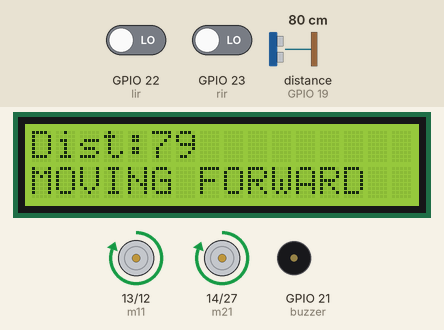
This sketch was run on a simulated ESP32. Shown: 16×2 character LCD, motor-driver pin pairs drawn as motors (green arrow = first pin HIGH = forward, orange = second pin HIGH = backward, longer = more drive), buzzer (waves = sounding, pin HIGH). Wiring (inferred from the names in the program): ultrasonic range finder: trigger GPIO 18; echo GPIO 19. The test bench sets the inputs (shaded band); at power-on: distance to the obstacle (sensor on GPIO 19) 80 cm, GPIO 22 (lir) LOW, GPIO 23 (rir) LOW. The echo pulse lasts 58.3 µs per cm; WiFi joins after 1.5 s; servers stay silent unless stated; uploads are accepted with an empty reply; pins used as bus, display or sensor lines are not drawn; what the sketch prints to the serial monitor is not drawn.

Above: at 3.9 s.
4.0 s: distance to the obstacle (sensor on GPIO 19) set to 34 cm
At 4.7 s:
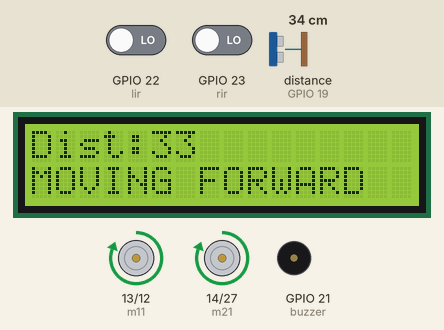
5.6 s: distance to the obstacle (sensor on GPIO 19) set to 28 cm
At 6.7 s:
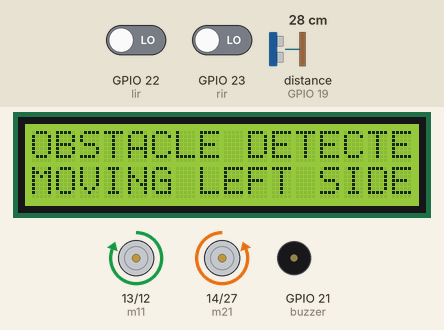
8.6 s: distance to the obstacle (sensor on GPIO 19) set to 35 cm
At 10.8 s:
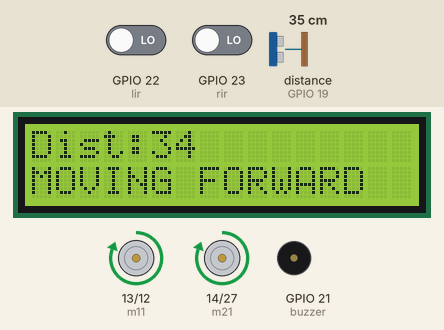
11.1 s: distance to the obstacle (sensor on GPIO 19) set to 2 cm
At 13.1 s:
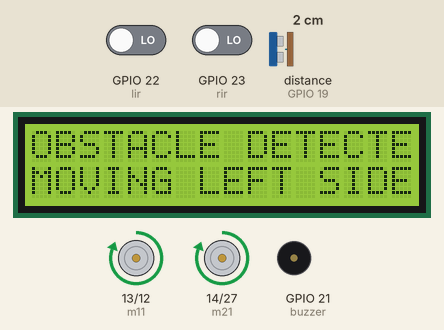
14.1 s: GPIO 22 (lir) driven HIGH
At 15.6 s:
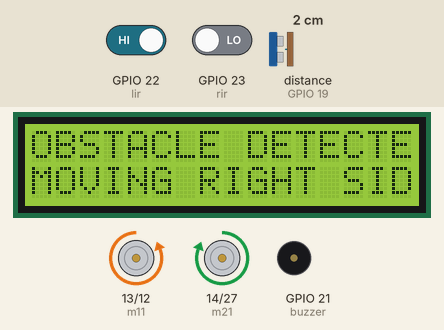
17.1 s: GPIO 22 (lir) driven LOW
At 18.2 s:
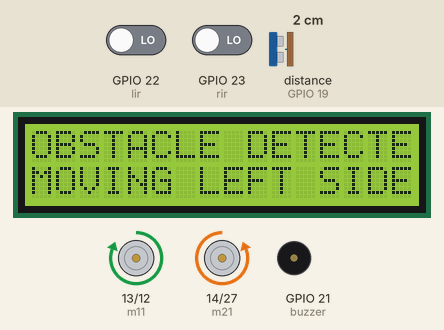
Timing chart, 0 to 21.1 s (numbered marks = the images above; inputs shaded):
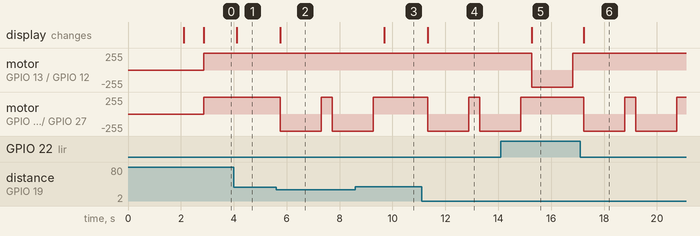

Measured:
- the behaviour switches between 31 and 30 cm on distance to the obstacle (sensor on GPIO 19) (found by bisection; images 1 and 2)
- after the input at 4.0 s, the display: changes after 0.11 s (image 1)
- after the input at 5.6 s, motor on GPIO 14 (m21) / GPIO 27 (m22): forward 255/255 → backward 255/255 after 0.16 s, → forward 255/255 1.6 s later, → backward 255/255 0.42 s later; the display: changes after 0.16 s (image 2)
- after the input at 8.6 s, motor on GPIO 14 (m21) / GPIO 27 (m22): goes on until 9.3 s, then stays forward 255/255; the display: changes after 1.1 s (image 3)
- after the input at 11.1 s, motor on GPIO 14 (m21) / GPIO 27 (m22): forward 255/255 → backward 255/255 after 0.24 s, → forward 255/255 1.6 s later, → backward 255/255 0.41 s later; the display: changes after 0.24 s (image 4)
- after the input at 14.1 s, motor on GPIO 13 (m11) / GPIO 12 (m12): forward 255/255 → backward 255/255 after 1.2 s, → forward 255/255 1.6 s later; motor on GPIO 14 (m21) / GPIO 27 (m22): goes on until 14.9 s, then stays forward 255/255; the display: changes after 1.2 s (image 5)
- after the input at 17.1 s, motor on GPIO 13 (m11) / GPIO 12 (m12): stops changing and stays forward 255/255; motor on GPIO 14 (m21) / GPIO 27 (m22): alternates forward 255/255 for 0.41 s and backward 255/255 for 1.6 s, starting after 0.14 s; the display: changes after 0.14 s (image 6)

The sketch:

AUTONOMOUS_VEHICLE_MONITORING_vbit_cse.ino
```cpp
#include <WiFi.h>
#include <HTTPClient.h>
#include <LiquidCrystal.h>
#include <String.h>


LiquidCrystal lcd (15,2,4,16,17,5);


// WiFi parameters to be configured
const char* ssid = "AMBEST Technologies"; // Hoofdlettergevoelig
const char* password = "AmBeSt@@321"; // Hoofdlettergevoelig

String q = "http://projectsiot.xyz/IoTProjects/AutonomusVeh/upload.php?a=";
String iot = "\0";
String p = "http://sms.scubedigi.com/api.php?username=Mydreamacd&password=Mydre@m123&to=9493206867&from=MYDREM&message=";
String msg = "\0";

String ultra = "N";
String veh = "N";

String leftt = "N";
String rightt = "N";


#define trigPin 18
#define echoPin 19
#define buzzer 21
#define lir 22
#define rir 23

#define m11 13
#define m12 12
#define m21 14
#define m22 27

void forward ()
{
  Serial.println("moving forward.....");
  digitalWrite(m11,HIGH);
  digitalWrite(m12,LOW);
  digitalWrite(m21,HIGH);
  digitalWrite(m22,LOW);
  delay(50);
}
void backward ()
{
  Serial.println("moving backward.....");
  digitalWrite(m11,LOW);
  digitalWrite(m12,HIGH);
  digitalWrite(m21,LOW);
  digitalWrite(m22,HIGH);
  delay(50);
}
void left ()
{
  Serial.println("moving left.....");
  digitalWrite(m11,HIGH);
  digitalWrite(m12,LOW);
  digitalWrite(m21,LOW);
  digitalWrite(m22,HIGH);
  delay(50);
}
void right ()
{
  Serial.println("moving right.....");
   digitalWrite(m11,LOW);
  digitalWrite(m12,HIGH);
  digitalWrite(m21,HIGH);
  digitalWrite(m22,LOW);
  delay(50);
}
void stop_motor ()
{
  Serial.println("moving stoppp.....");
   digitalWrite(m11,LOW);
  digitalWrite(m12,LOW);
  digitalWrite(m21,LOW);
  digitalWrite(m22,LOW);
  delay(50);
}
void beep ()
{
  digitalWrite(buzzer,HIGH); delay(1000);
  digitalWrite(buzzer,LOW); delay(100);
}

long duration, distance,duration1,distance1;


void setup(void) {

 Serial.begin(9600);
  Serial.print("Bezig met verbinden");
 WiFi.begin(ssid, password); // Connect to WiFi
 lcd.begin(16,2);

lcd.clear();
lcd.setCursor(0,0);
        lcd.print("AUTONOMOUS ROBOT");
        lcd.setCursor( 2,1);
         lcd.print(".................");
         delay(2000);

  pinMode(trigPin, OUTPUT);
  pinMode(echoPin, INPUT);
  pinMode(lir,INPUT);
  pinMode(rir,INPUT);

 pinMode(buzzer,OUTPUT);

 pinMode(m11,OUTPUT);
pinMode(m12,OUTPUT);
pinMode(m21,OUTPUT);
pinMode(m22,OUTPUT);

  while (WiFi.status() != WL_CONNECTED) {
     lcd.clear();
     lcdstring(0,0,"connecting to ");
     lcdstring(0,1,ssid);
     delay(500);
     Serial.print(".");
  }
  lcd.clear();
     lcdstring(0,0,"connected to");
     lcdstring(0,1,ssid);
  // Verbonden.
  Serial.println("OK!");

  // Access Point (SSID).
  Serial.print("SSID: ");
  Serial.println(WiFi.SSID());

  // IP adres.
  Serial.print("IP: ");
  Serial.println(WiFi.localIP());

  // Signaalsterkte.
  long rssi = WiFi.RSSI();
  Serial.print("Signaal sterkte (RSSI): ");
  Serial.print(rssi);
  Serial.println(" dBm");
  Serial.println("");


if(WiFi.status()== WL_CONNECTED){ //Check WiFi connection status

    HTTPClient http; //Declare an object of class HTTPClient
   // http.begin("http://sms.scubedigi.com/api.php?username=Mydreamacd&password=Mydre@m123&to=9652490222&from=MYDREM&message=RJANED;LKSDF"); //Specify request destination

  http.begin("http://projectsiot.xyz/IoTProjects/AutonomusVeh/upload.php?a=U&b=N&c=N&d=N&e=N");

int httpCode = http.GET(); //Send the request
    if (httpCode > 0) { //Check the returning code
      String payload = http.getString(); //Get the request response payload
      Serial.println(payload); //Print the response payload
    }
    http.end(); //Close connection

delay(500);
}


}//setup

void loop() {

ultra = "N";
veh = "Y";

digitalWrite(trigPin, LOW);
delayMicroseconds(2);
digitalWrite(trigPin, HIGH);
delayMicroseconds(10);
digitalWrite(trigPin, LOW);
duration = pulseIn(echoPin, HIGH);
distance= duration*0.034/2;
Serial.print("Distance: ");
Serial.println(distance);
delay(50);
Serial.print(F("distance = ")); Serial.println(distance);
if (distance > 230)
{
  distance = 230;
}
if (distance < 30)
{
Serial.println("ultrasonic obstacle***********");
ultra = "Y";
 lcdstring(0,0,"OBSTACLE DETECTED");
 lcdstring(0,1,"                   ");
if (digitalRead(lir)==LOW)
{

veh = "Y";
  lcdstring(0,0,"OBSTACLE DETECTED");
 lcdstring(0,1,"MOVING LEFT SIDE");
  ultra = "Y";
  leftt = "N";
  //rightt = "N";
  left ();
  delay(1500);
  forward ();
}
else if (digitalRead(rir)==LOW)
{

veh = "Y";
  lcdstring(0,0,"OBSTACLE DETECTED");
 lcdstring(0,1,"MOVING RIGHT SIDE");
  ultra = "Y";
 // leftt = "Y";
  rightt = "N";
  right ();
  delay(1500);
  forward ();
}
else
{

veh = "N";
  beep ();
  lcdstring(0,0,"OBSTACLE DETECTED");
 lcdstring(0,1,"      STOP        ");
  ultra = "Y";
  leftt = "Y";
  rightt = "Y";
stop_motor ();
}

}//IF OBSTACLE
else
{

veh = "N";
  lcdstring(0,0,"                       ");
  lcdstring(0,0,"Dist:"+String(distance));
 lcdstring(0,1,"MOVING FORWARD    ");
  ultra = "N";
  leftt = "N";
  rightt = "N";
  forward ();
}

  iot  = q + veh + "&b=" + ultra  ;
  send2server ();

}// LOOP

void send2server ()
{
   Serial.println(iot);
if(WiFi.status()== WL_CONNECTED){ //Check WiFi connection status

    HTTPClient http; //Declare an object of class HTTPClient

   http.begin(iot);

int httpCode = http.GET(); //Send the request
    if (httpCode > 0) { //Check the returning code
      String payload = http.getString(); //Get the request response payload
      Serial.println(payload); //Print the response payload
    }
    http.end(); //Close connection

delay(100);
}
}
void sendmsg ()
{
  Serial.println("sending message-----------");

 Serial.print("msg = "); Serial.println(msg);
if(WiFi.status()== WL_CONNECTED){ //Check WiFi connection status

    HTTPClient http; //Declare an object of class HTTPClient

  http.begin(msg);

int httpCode = http.GET(); //Send the request
    if (httpCode > 0) { //Check the returning code
      String payload = http.getString(); //Get the request response payload
      Serial.println(payload); //Print the response payload
    }
    http.end(); //Close connection

delay(100);
}

}
void lcdstring (int a, int b, String w)
{
  lcd.setCursor(a,b);
  lcd.print(w);
}
```
